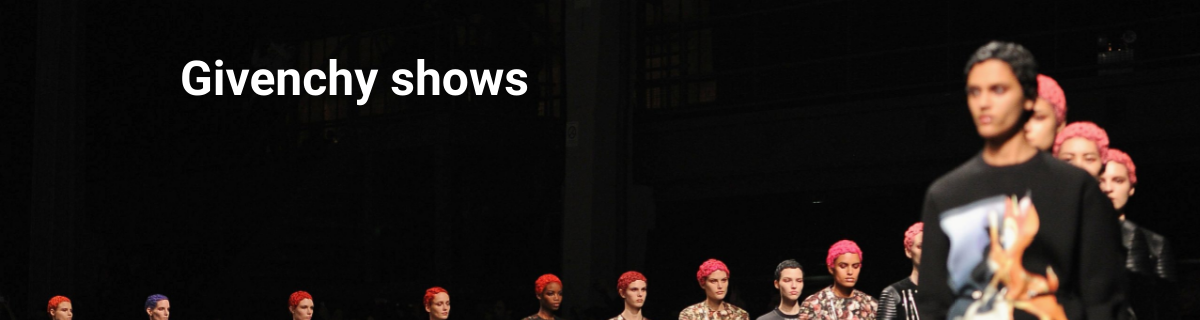
Page /shows/2 on the committed database.
### main/models.py (models this page shows, shortened)
class Brand(models.Model):
    name = models.CharField(max_length=50)
    description = models.TextField()
    index_logo = models.ImageField(upload_to='brands/titles/%Y/%m/%d')
    brand_logo = models.ImageField(upload_to='brands/titles/%Y/%m/%d')
    image = models.ImageField(upload_to='brands/images/%Y/%m/%d')
    brand_text_color = models.CharField(choices=color_choices, max_length=5)
    show_text_color = models.CharField(choices=color_choices, max_length=5)
    image_show = models.ImageField(upload_to='brands/shows/%Y/%m/%d')
    youtube_channel = models.CharField(max_length=50, null=True)

### main/views.py (the view)
# urls.py: path('shows/<int:id>', ShowsView.as_view(), name="shows")
class ShowsView(TemplateView):
    template_name = "main/show.html"
    def get_context_data(self, **kwargs):
        context = super(ShowsView, self).get_context_data(**kwargs)
        brand = Brand.objects.get(id=context["id"])
        videos = scrapetube.get_channel(channel_username=brand.youtube_channel, limit=5)
        urls = []
        for video in videos:
            urls.append("https://www.youtube.com/embed/" + video['videoId'])
        context = {'urls': urls, 'brand': brand}
        return context

### main/templates/main/show.html (shortened to what this page needs)
{% extends 'main/base.html' %}
{% load static %}
{% block css %}
    <link rel="stylesheet" href="{% static 'main/css/show.css' %}">
{% endblock %}
{% block content %}
    <h1 style="color: {{ brand.show_text_color }}">{{ brand.name }} shows</h1>
    <img id="background" src={{ brand.image_show.url }}/>
{% endblock %}

### main/static/main/css/show.css (style rules this page uses)
h1 { margin-top: 50px; margin-left: 15%; font-size: 4vw; }
#background { position: fixed; width: 100%; z-index: -1; top: 0px; left: 0px; }
@media (pointer:none), (pointer:coarse) { #background { position: fixed; height: 100%; width: auto; z-index: -1; top: 0px; } }

### main/static/main/css/common.css (style rules this page uses)
body { font-family: 'Belanosima', sans-serif; margin: 0px; padding: 0px; }
img { pointer-events: none; }

### rows in the picture
Brand: name "Givenchy", image_show (picture)
